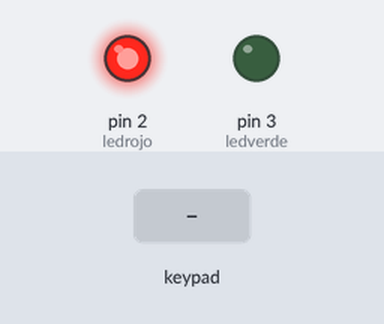
Bench run of a sketch on a simulated Arduino Uno, built with avr-gcc and run on an emulated ATmega328P. Shown: output pins drawn as LEDs (lit = HIGH). The test bench sets the inputs (shaded band).

Above: at 1.2 s.
1.3 s: keypad keys 9 8 7 6 pressed 0.4 s apart
At 2.9 s:
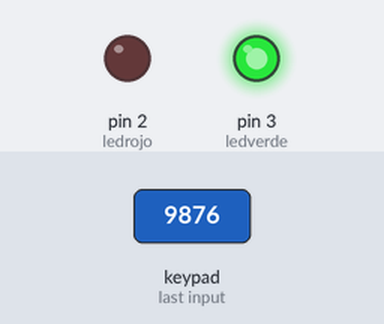
4.4 s: key 'C' pressed
At 5.7 s:
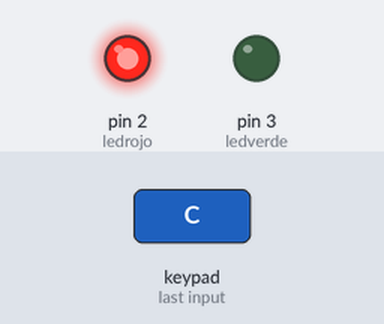
Timing chart, 0 to 7.4 s (numbered marks = the images above; inputs shaded):
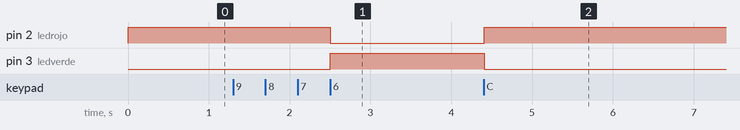

Measured:
- after the input at 1.3 s, pin 2 (ledrojo): HIGH → LOW after 1.2 s; pin 3 (ledverde): LOW → HIGH after 1.2 s
- after the input at 4.4 s, pin 2 (ledrojo): LOW → HIGH at once; pin 3 (ledverde): HIGH → LOW at once

The sketch:

2.3-Contrase_a.ino
```cpp
//Aitor Gómez Ogueta UO294066
//Diego García González UO294255
//Ejercicio de abrir y cerrar la puerta

#include <Keypad.h>

#define ledverde 3
#define ledrojo 2

const byte ROWS = 4; // cuatro filas
const byte COLS = 4; // cuatro columnas
bool abierta;
unsigned long currentTime;

char keys[ROWS][COLS] = {
  {'1', '2', '3', 'A'},
  {'4', '5', '6', 'B'},
  {'7', '8', '9', 'C'},
  {'*', '0', '#', 'D'}
};

byte rowPins[ROWS] = {4, 5, 6, 7}; // filas conectadas a los pines 4-7
byte colPins[COLS] = {8, 9, 10, 11}; // columnas conectadas a los pines 8-11

Keypad keypad = Keypad(makeKeymap(keys), rowPins, colPins, ROWS, COLS);

String patron;

void setup() {
  Serial.begin(9600);
  pinMode(ledverde, OUTPUT);
  pinMode(ledrojo, OUTPUT);
  abierta = false;
  digitalWrite(ledverde, LOW);
  digitalWrite(ledrojo, HIGH);
}

void loop() {
  char key = keypad.getKey();

  if (key != NO_KEY) {
    patron += key;

    if (patron.indexOf("9876") != -1 && !abierta) {
      digitalWrite(ledverde, HIGH);
      digitalWrite(ledrojo, LOW);
      abierta = true;
      currentTime = millis();
      patron = "";
    }
    else if (key == 'C' && abierta) {
      digitalWrite(ledverde, LOW);
      digitalWrite(ledrojo, HIGH);
      abierta = false;
      patron = "";
    }
    else if (abierta && millis() - currentTime > 5000) {
      digitalWrite(ledverde, LOW);
      digitalWrite(ledrojo, HIGH);
      abierta = false;
      patron = "";
    }
  }
}
```
